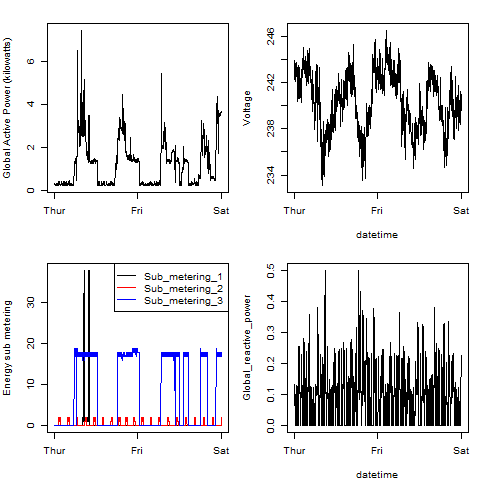

This figure's R source:
# Generate the composite plot.
par(mfcol = c(2, 2), mar = c(4, 4, 2, 1), oma = c(0, 0, 0, 0))
source("plot2.R")
source("plot3.R")
source("plot4a.R")
source("plot4b.R")

dev.copy(png, file = "plot4.png")
dev.off()